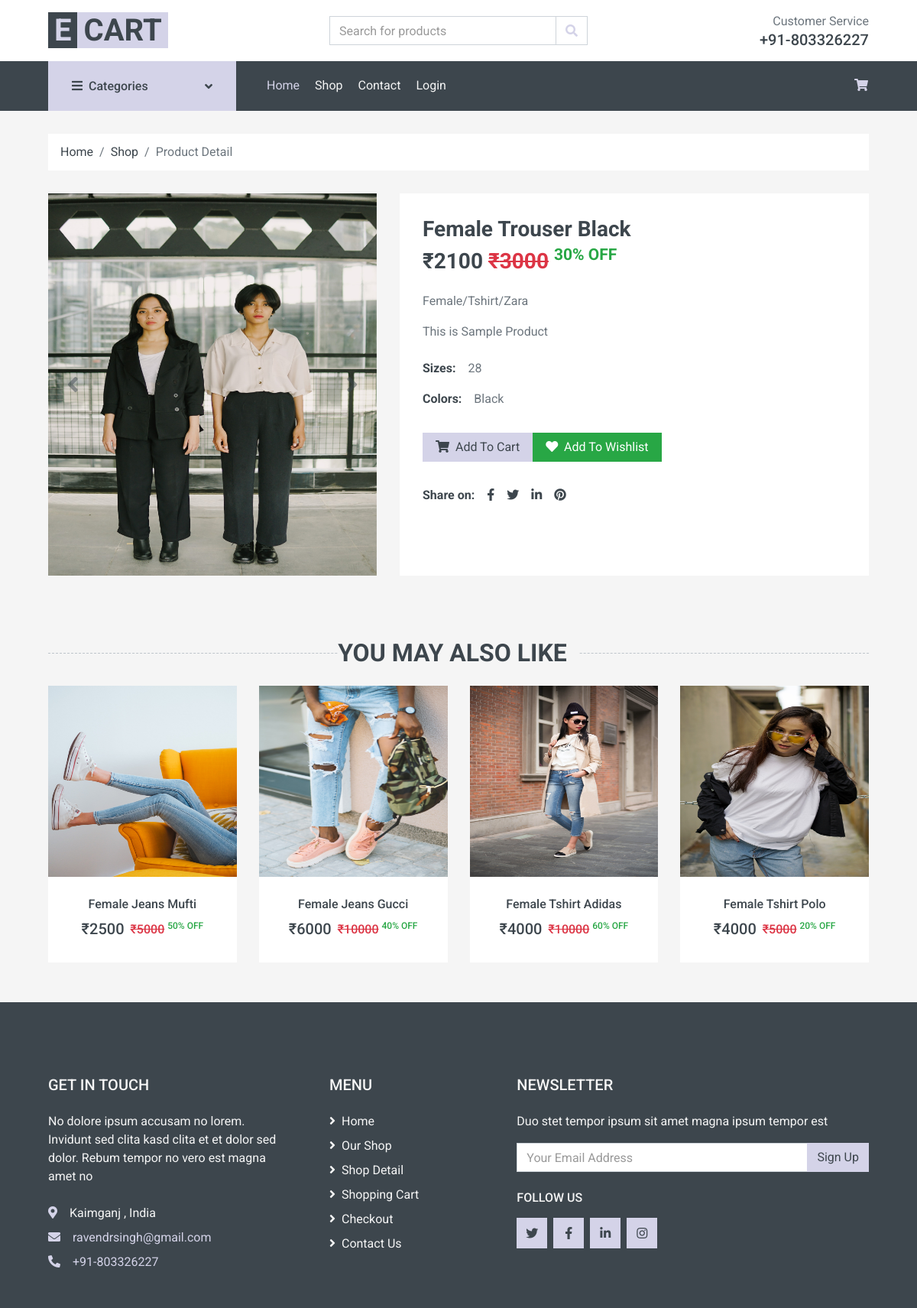
The app's page /single-product/11 with its own data.
### mainApp/models.py (models this page shows, shortened)
class Product(models.Model):
    id = models.AutoField(primary_key=True)
    name = models.CharField(max_length=50)
    maincategory = models.ForeignKey(Maincategory,on_delete=models.CASCADE)
    subcategory = models.ForeignKey(Subcategory,on_delete=models.CASCADE)
    brand = models.ForeignKey(Brand,on_delete=models.CASCADE)
    color = models.CharField(max_length=30)
    size = models.CharField(max_length=30)
    baseprice = models.IntegerField()
    discount = models.IntegerField()
    finalprice = models.IntegerField()
    stock = models.BooleanField(default=True)
    description = models.TextField()
    pic1 = models.ImageField(upload_to="products")
    pic2 = models.ImageField(upload_to="products",default=None,null=True,blank=True)
    pic3 = models.ImageField(upload_to="products",default=None,null=True,blank=True)
    pic4 = models.ImageField(upload_to="products",default=None,null=True,blank=True)

class Maincategory(models.Model):
    id = models.AutoField(primary_key=True)
    name = models.CharField(max_length=20)
    def __str__(self):
        return self.name

class Subcategory(models.Model):
    id = models.AutoField(primary_key=True)
    name = models.CharField(max_length=20)
    def __str__(self):
        return self.name

class Brand(models.Model):
    id = models.AutoField(primary_key=True)
    name = models.CharField(max_length=20)
    pic = models.ImageField(upload_to="brands",default=None,null=True,blank=True)
    def __str__(self):
        return self.name

### mainApp/views.py (the view)
# urls.py: path('single-product/<int:id>',mainApp.singleProductPage),
def singleProductPage(Request,id):
    data = Product.objects.get(id=id)
    relatedProducts = Product.objects.filter(maincategory=Maincategory.objects.get(name=data.maincategory))
    return render(Request,"detail.html",{'data':data,'relatedProducts':relatedProducts})

### mainApp/templates/detail.html (shortened to what this page needs)
{% extends 'index.html' %}
{% load static %}
{% block body %}
    <div class="container-fluid">
        <div class="row px-xl-5">
            <div class="col-12">
                <nav class="breadcrumb bg-light mb-30">
                    <a class="breadcrumb-item text-dark" href="/">Home</a>
                    <a class="breadcrumb-item text-dark" href="/shop/All/All/All/">Shop</a>
                    <span class="breadcrumb-item active">Product Detail</span>
                </nav>
            </div>
        </div>
    </div>
    <div class="container-fluid pb-5">
        <div class="row px-xl-5">
            <div class="col-lg-5 mb-30">
                <div id="product-carousel" class="carousel slide" data-ride="carousel">
                    <div class="carousel-inner bg-light">
                        <div class="carousel-item active">
                            <img class="w-100" src="{{data.pic1.url}}" height="500px" alt="Image">
                        </div>
                    </div>
                    <a class="carousel-control-prev" href="#product-carousel" data-slide="prev">
                        <i class="fa fa-2x fa-angle-left text-dark"></i>
                    </a>
                    <a class="carousel-control-next" href="#product-carousel" data-slide="next">
                        <i class="fa fa-2x fa-angle-right text-dark"></i>
                    </a>
                </div>
            </div>
            <div class="col-lg-7 h-auto mb-30">
                <div class="h-100 bg-light p-30">
                    <h3>{{data.name}}</h3>
                    <h3 class="font-weight-semi-bold mb-4">&#8377;{{data.finalprice}} <del class="text-danger">&#8377;{{data.baseprice}}</del> <sup class="text-success">{{data.discount}}% OFF</sup></h3>
                    <p>{{data.maincategory}}/{{data.subcategory}}/{{data.brand}}</p>
                    <p class="mb-4">{{data.description}}</p>
                    <div class="d-flex mb-3">
                        <strong class="text-dark mr-3">Sizes:</strong>
                        {{data.size}}
                    </div>
                    <div class="d-flex mb-4">
                        <strong class="text-dark mr-3">Colors:</strong>
                        {{data.color}}
                    </div>
                    <div class="d-flex align-items-center mb-4 pt-2">
                        <a class="btn btn-primary px-3" href="/add-to-cart/{{data.id}}/"><i class="fa fa-shopping-cart mr-1"></i> Add To Cart</a>
                        <a class="btn btn-success px-3" href="/add-to-wishlist/{{data.id}}/"><i class="fa fa-heart mr-1"></i> Add To Wishlist</a>
                    </div>
                    <div class="d-flex pt-2">
                        <strong class="text-dark mr-2">Share on:</strong>
                        <div class="d-inline-flex">
                            <a class="text-dark px-2" href="">
                                <i class="fab fa-facebook-f"></i>
                            </a>
                            <a class="text-dark px-2" href="">
                                <i class="fab fa-twitter"></i>
                            </a>
                            <a class="text-dark px-2" href="">
                                <i class="fab fa-linkedin-in"></i>
                            </a>
                            <a class="text-dark px-2" href="">
                                <i class="fab fa-pinterest"></i>
                            </a>
                        </div>
                    </div>
                </div>
            </div>
        </div>
    </div>
    <div class="container-fluid py-1">
        <h2 class="text-center section-title position-relative text-uppercase mx-xl-5 mb-4"><span class="bg-secondary pr-3">You May Also Like</span></h2>
        <div class="row px-xl-5">
            <div class="col">
                <div class="owl-carousel related-carousel">
                    {% for item in relatedProducts %}
                    <div class="product-item bg-light">
                        <div class="product-img position-relative overflow-hidden">
                            <a href="/single-product/{{item.id}}">
                                <img class="" src="{{item.pic1.url}}" style="height:250px" width="100%" alt="">
                            </a>
                        </div>
                        <div class="text-center py-4">
                            <a class="h6 text-decoration-none text-truncate" href="/single-product/{{item.id}}">{{item.name}}</a>
                            <div class="d-flex align-items-center justify-content-center mt-2">
                                <h5>&#8377;{{item.finalprice}}</h5><h6 class="text-muted ml-2"><del class="text-danger">&#8377;{{item.baseprice}}</del> <sup class="text-success">{{item.discount}}% OFF</sup></h6>
                            </div>
                        </div>
                    </div>
                    {% endfor %}
                </div>
            </div>
        </div>
    </div>
{% endblock %}

### records on screen
Product: pic1 (picture), name "Female Trouser Black", finalprice "2100", baseprice "3000", discount "30", maincategory "Female", subcategory "Tshirt", brand "Zara", description "This is Sample Product", size "28", color "Black"
Product: pic1 (picture), name "Female Jeans Mufti", finalprice "2500", baseprice "5000", discount "50"
Product: pic1 (picture), name "Female Jeans Gucci", finalprice "6000", baseprice "10000", discount "40"
Product: pic1 (picture), name "Female Tshirt Adidas", finalprice "4000", baseprice "10000", discount "60"
Product: pic1 (picture), name "Female Tshirt Polo", finalprice "4000", baseprice "5000", discount "20"
